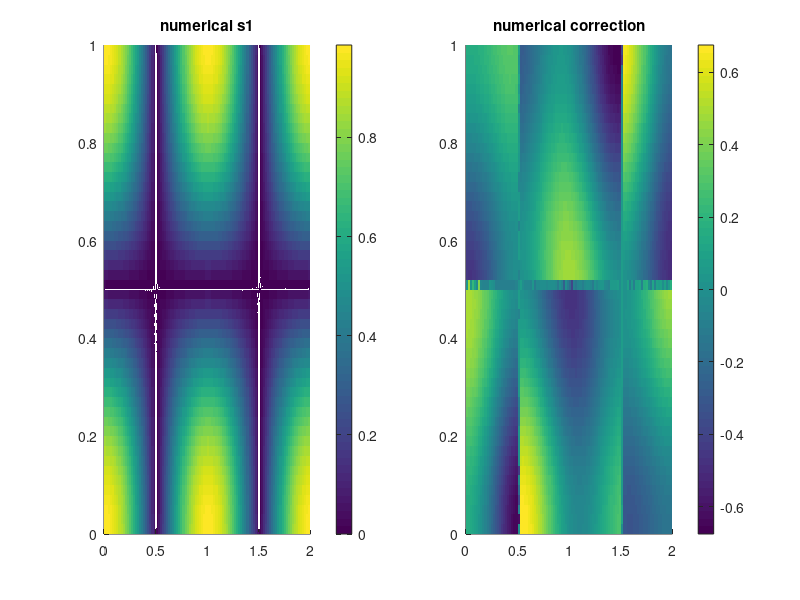

MATLAB code for this plot: (Note: this script raises an error after producing the figure.)
close all
clear all
clc
%y=0:0.01:0.5;
%y=y(:);

xdim = 101;
ydim = 51;
xmin = 0
xmax = 2
ymin = 0;
ymax = 1;
x=linspace(xmin,xmax,xdim);
dx = x(2)-x(1);
y=linspace(ymin,ymax,ydim);
dy=y(2)-y(1);
[x,y]=meshgrid(x,y);

A = 0.1;
w = 0.2.*pi;
e = 0.25;

time = linspace(-0.01,0.01,3);
dt = time(2)-time(1);
for i =1:length(time)
    t=time(i);
    a = e.*sin(w.*t);
    b = 1-2.*e.*sin(w.*t);
    f = a.*x.^2+b.*x;
    dfdx = 2.*a.*x+b;    

    u(:,:,i) =-pi.*A.*sin(pi.*f).*cos(y.*pi);    
    v(:,:,i) = pi.*A.*cos(pi.*f).*sin(y.*pi).*dfdx;
end

[dudx,dudy,dudt] = gradient(u,dx,dy,dt);
[dvdx,dvdy,dvdt] = gradient(v,dx,dy,dt);

Du = dudt+u.*dudx+v.*dudy;
Dv = dvdt+u.*dvdx+v.*dvdy;

[dDudx,dDudy,dDudt] = gradient(Du,dx,dy,dt);
[dDvdx,dDvdy,dDvdt] = gradient(Dv,dx,dy,dt);

for t =1:3
    for i =1:ydim
        for j = 1:xdim
            Grad_v = [dudx(i,j,t), dudy(i,j,t);dvdx(i,j,t), dvdy(i,j,t)];
            Grad_D = [dDudx(i,j,t), dDudy(i,j,t); dDvdx(i,j,t), dDvdy(i,j,t)];
            S = 0.5*(Grad_v + Grad_v');
            B = 0.5*(Grad_D + Grad_D')+(Grad_v'*Grad_v);
            [V,D] = eig(S);
            if ~issorted(diag(D))
                [D,I] = sort(diag(D));
                V = V(:, I);
            end
            s1_numerical(i,j,t) = D(1,1);
            X1 = V(:,1);
            cor_numerical(i,j,t) = -s1_numerical(i,j,t).^2+0.5*(X1'*B*X1);
              
        end
    end
end

figure
subplot(121)
surface(x,y,-s1_numerical(:,:,2),'edgecolor','none')
title('numerical s1')
colorbar()
subplot(122)
surface(x,y,cor_numerical(:,:,2),'edgecolor','none')
title('numerical correction')
colorbar()

s1 = squeeze(s1_numerical(:,:,2));
c1 = squeeze(cor_numerical(:,:,2));
save dg_eulerian_data s1 c1 x y
%{
figure
surface(x,y,-s1_numerical(:,:,3)+1*cor_numerical(:,:,3),'edgecolor','none')
title('numerical')
colorbar()
%}
s1 = s1_numerical(:,:,2);
c1 = cor_numerical(:,:,2);
%load dg_ftle_data_long
load sigma_big

t0 = 0
tf = -0.96
time = linspace(t0,tf,101);

ftle=sigma;
ftle(1,:,:)=-s1;
n = length(time);
for i =1:n
    T=time(i);
    sig_approx = reshape(-s1-T*c1,[],1);
    sig_true = reshape(ftle(i,:,:),[],1);
    rmse_corrected(i) = sqrt(mean((sig_approx-sig_true).^2));
    sa_bar = mean(sig_approx);
    st_bar = mean(sig_true);
    numerator = sum(sig_approx.*sig_true)-(n*sa_bar*st_bar);
    den1 = sqrt(sum(sig_approx.^2)-n*sa_bar.^2);
    den2 = sqrt(sum(sig_true.^2)-n*st_bar.^2)
    denominator = den1*den2
    cor_corrected(i) = numerator./denominator;
    
    sig_approx = reshape(-s1,[],1);
    rmse_uncorrected(i) = sqrt(mean((sig_approx-sig_true).^2));
    sa_bar = mean(sig_approx);
    st_bar = mean(sig_true);
    numerator = sum(sig_approx.*sig_true)-(n*sa_bar*st_bar);
    den1 = sqrt(sum(sig_approx.^2)-n*sa_bar.^2);
    den2 = sqrt(sum(sig_true.^2)-n*st_bar.^2)
    denominator = den1*den2
    cor_uncorrected(i) = numerator./denominator;
    
    %cor(i) = corr(sig_approx,sig_true);
end

figure

hold on
plot(-time,rmse_corrected,'b')
plot(-time,rmse_uncorrected,'r')
xlim([0,0.7])
legend('-s1-T*corr','-s1')
ylabel('rmse')
xlabel('|T|')

save dg_plot_data rmse_corrected rmse_uncorrected time

%}